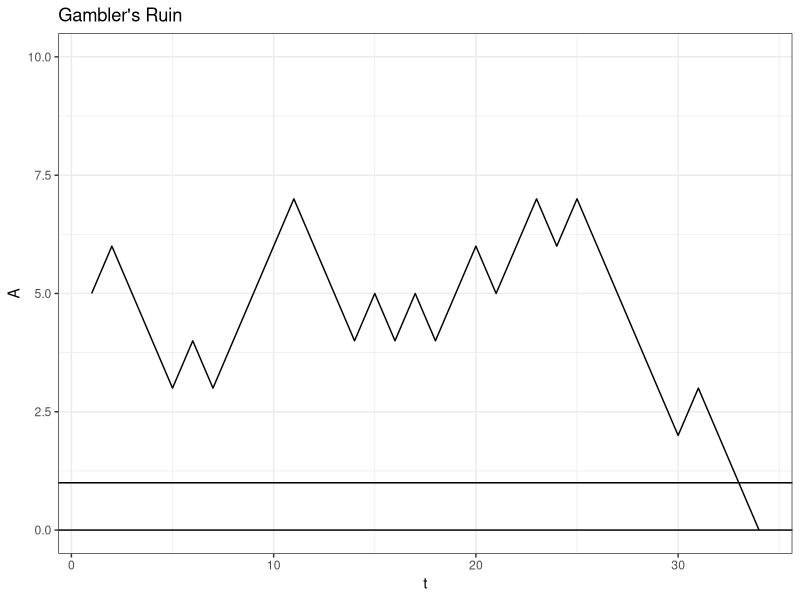

Here is the R script that generated this plot:
library(data.table)
library(ggplot2)
set.seed(0)

FUN_ruin <- function(p, N, j) {
  
  # loop
  while (TRUE) {
    
    
    # break condition
    if (j[length(j)] == N || j[length(j)] == 0) {
      return(j)
    }
    
    # iterate
    const_play <- rbinom(1, 1, p)
    
    if (const_play == 1) {
      j <- c(j, j[length(j)] + 1)
    }
    
    if (const_play == 0) {
      j <- c(j, j[length(j)] - 1)
    }
  }
}


FUN_ruinprob <- function(N, p, j) {
  
  # edge cases
  if (p == 0) {
    return(0)
  }
  
  if (p == 1) {
    return(1)
  }
  if (p == 1 / 2) {
    return(j / N)
  }
  
  q <- 1 - p
  return((1 - (q / p) ^ j) / (1 - (q / p) ^ N))
}

FUN_ruinprob(10,0.4,5)

data <- data.table(A=FUN_ruin(p = .4, N = 10, j = 5))
data$t <- 1:nrow(data)
data
ggplot(data, aes(x = t, y = A)) +
  geom_line() +
  ggtitle("Gambler's Ruin") +
  theme_bw() + ylim(c(0, 10)) +
  geom_hline(yintercept = 0) +
  geom_hline(yintercept = 1)